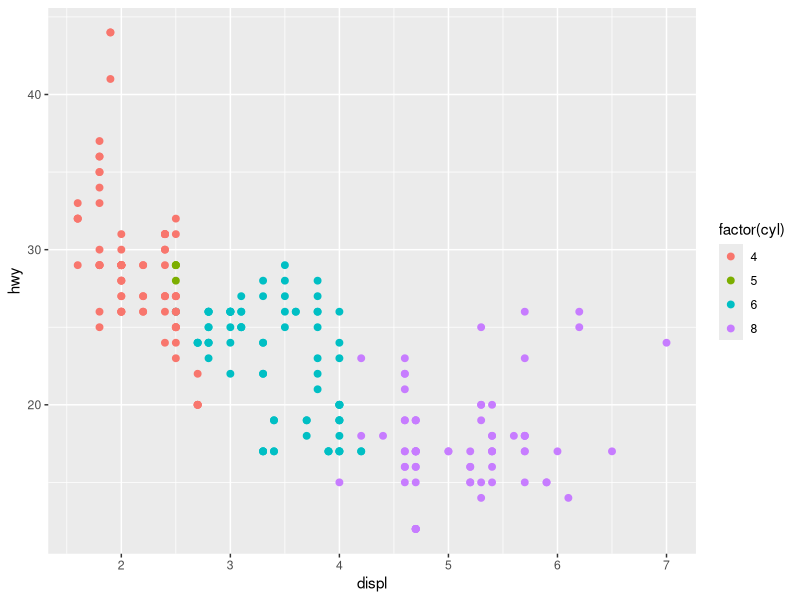
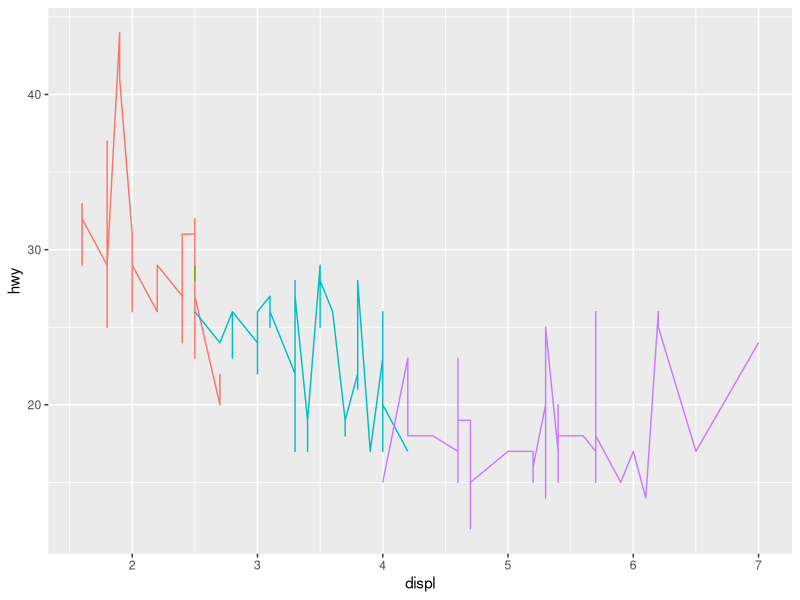
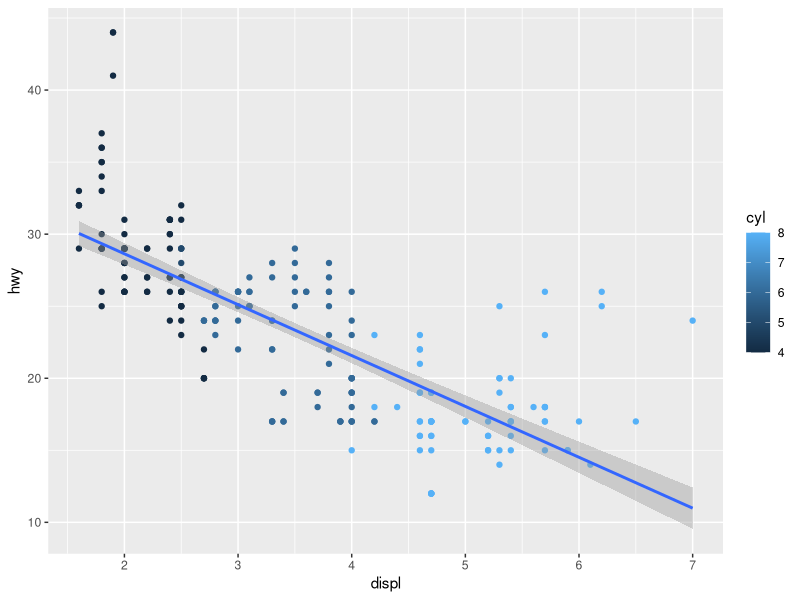
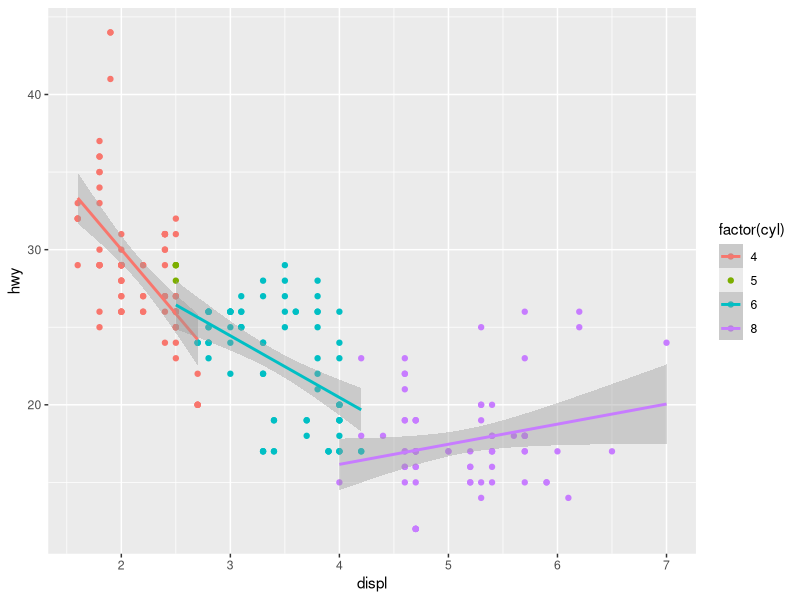
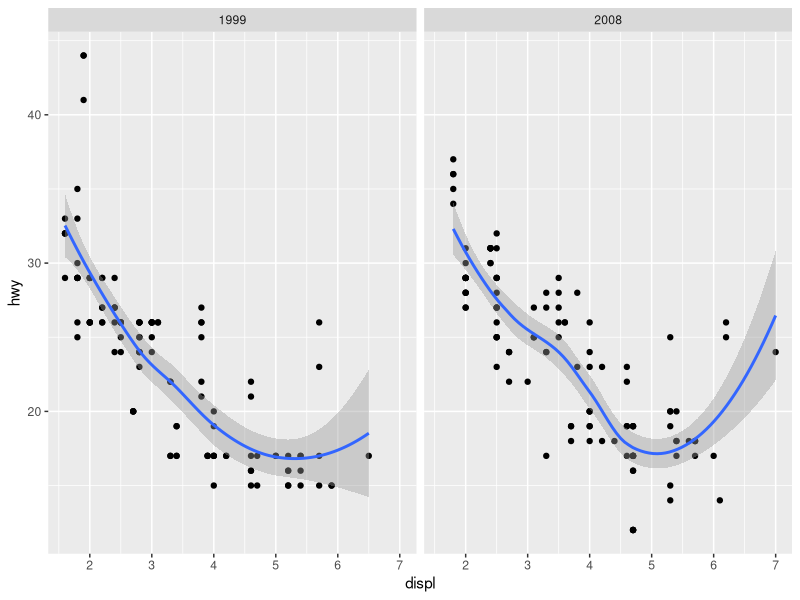
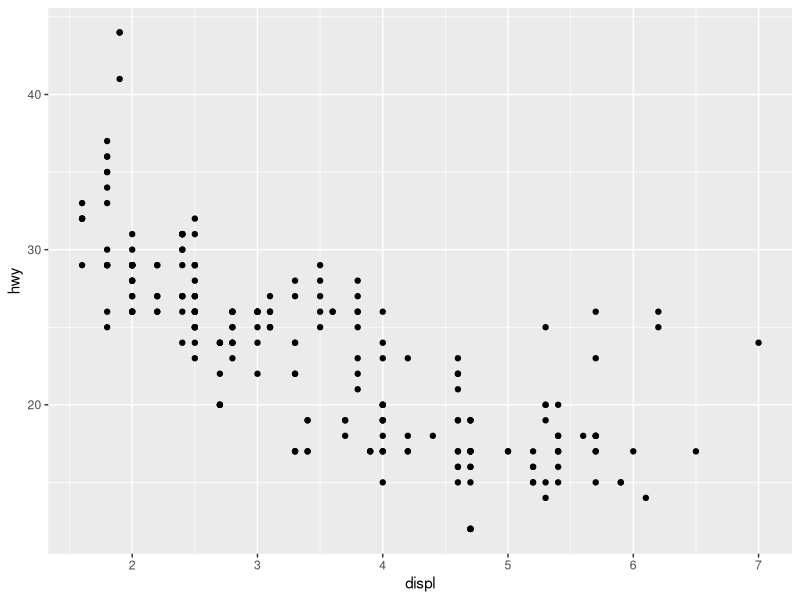
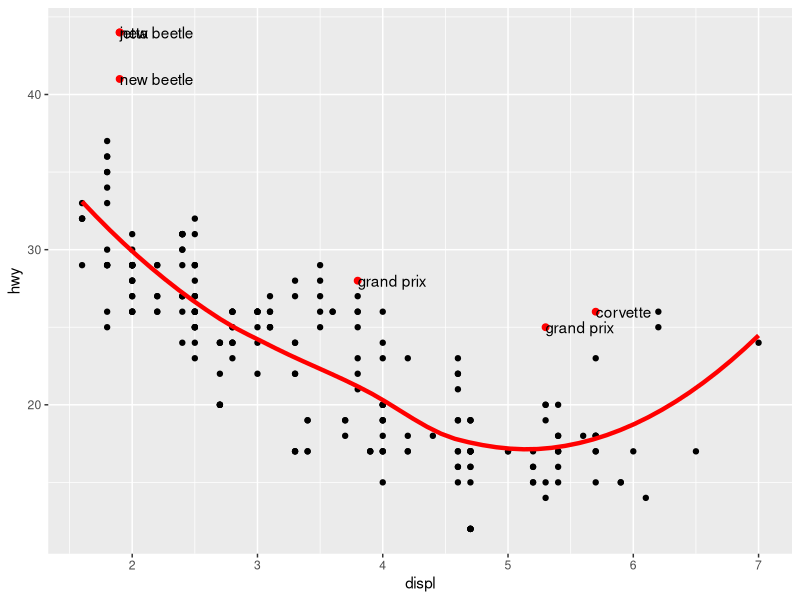

R code for these plots, in order:
#Chapter 10: Mastering the Grammar
library(tidyverse)
library(dplyr)
library(ggplot2)

#Building a Scatterplot
ggplot(data = mpg, aes(x = displ, y = hwy, colour = factor(cyl))) +
  geom_point(size = 2)

new_df <- data.frame(x = c(1.8, 1.8, 2.0, 2.0, 2.8, 2.8, 3.1, 1.8),
                     y = c(29, 29, 31, 30, 26, 26, 27, 26),
                     colour = c(4, 4, 4, 4, 6, 6, 6, 4))
ggplot(data = mpg, aes(x = displ, y = hwy, colour = factor(cyl))) +
  geom_line() +
  theme(legend.position = "none")


#Overlaying multiple geoms
ggplot(data = mpg, aes(x = displ, y = hwy, colour = cyl)) +
  geom_point() +
  geom_smooth(method = "lm")

#Note the effect of factor
ggplot(data = mpg, aes(x = displ, y = hwy, colour = factor(cyl))) +
  geom_point() +
  geom_smooth(method = "lm")


#10.3 Adding complexity

ggplot(data = mpg, aes(x = displ, y = hwy)) +
  geom_point() +
  geom_smooth() +
  facet_wrap(~year)

#11 Build a plot layer by layer
#Each layer can come from a different dataset and have a different aesthetic
#mapping, making it possible to create sophisticated plots that display data
#from multiple sources
p <- ggplot(data = mpg, aes(x = displ, y = hwy))

#Addign a layer
p +geom_point()

data(mpg)
mod <- loess(hwy ~ displ, data = mpg)
grid <- tibble(seq(from = min(mpg$displ), to = max(mpg$displ), length.out = 50))
names(grid) <- c("displ")
grid$hwy <- predict(mod, newdata = grid)


mpg$std_resid <- resid(mod)/mod$s
outlier <- mpg %>%
  subset(abs(std_resid) > 2)

p + geom_point() +
  geom_line(data = grid, colour = "red", size = 1.5) +
  geom_point(data = outlier, aes(x = displ, y = hwy), size = 2, colour = "red") +
  geom_text(data = outlier, aes(label = model), hjust = "left")
#Note: do not pass size and color into aes() mapping










